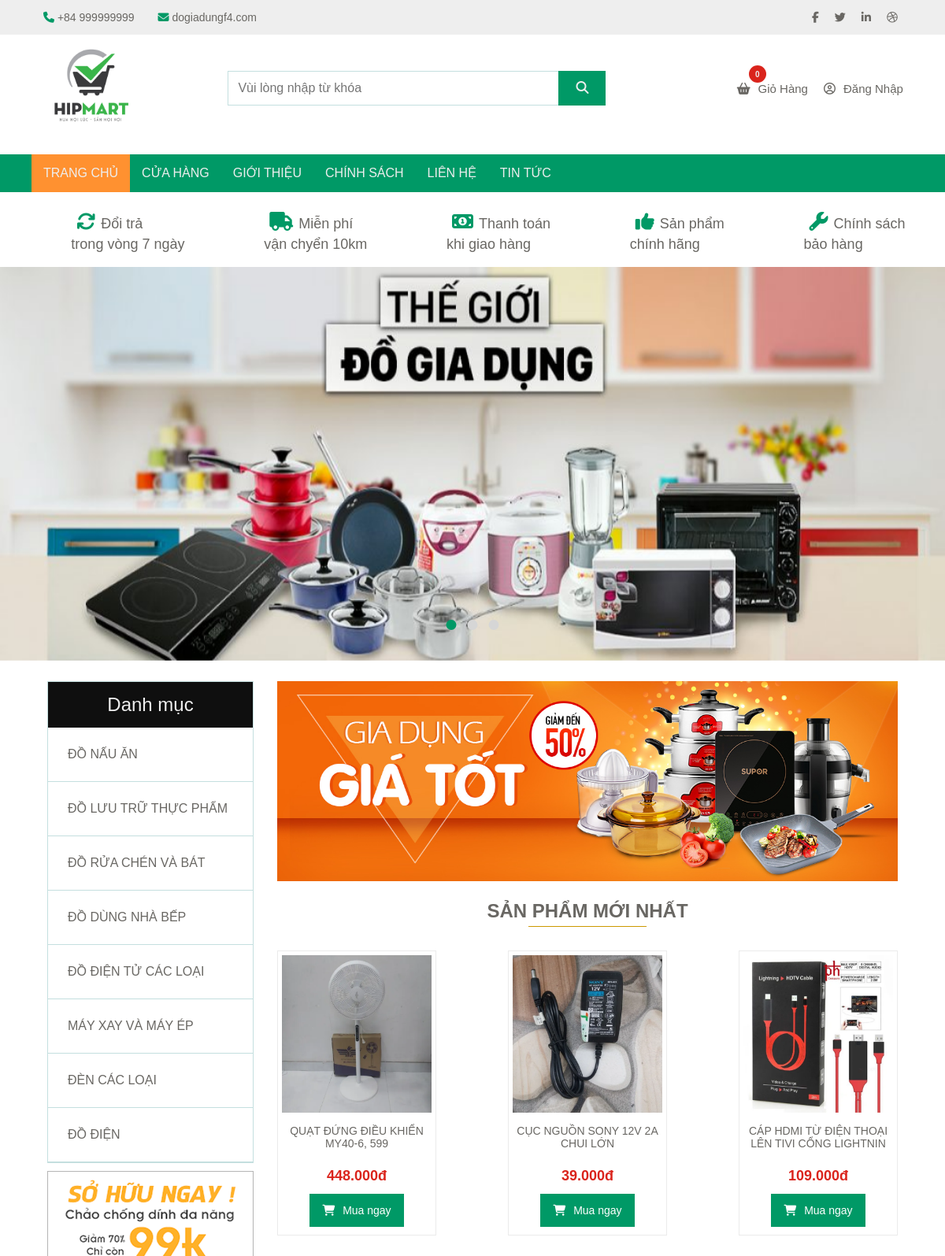
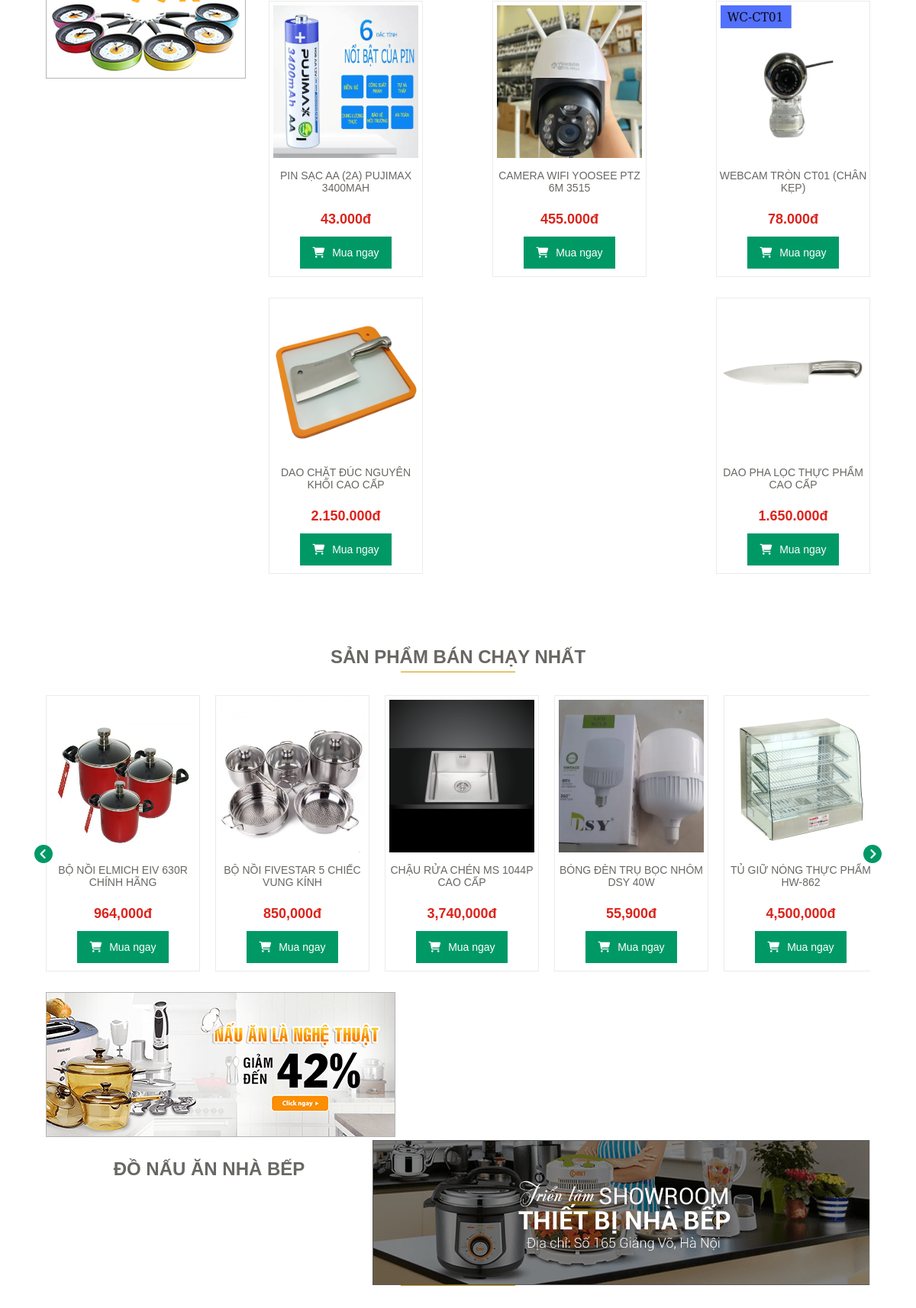
The app's page /Webdogiadung/index.php (upper part) with its own data (2 pictures, top to bottom).
### tables this page shows
CREATE TABLE `categorys` (
  `CategoryID` int(11) NOT NULL,
  `Catename` varchar(45) NOT NULL,
  `Status` bit(5) NOT NULL,
  `TypeID` int(11) NOT NULL,
  `Description` varchar(100) NOT NULL
);

CREATE TABLE `products` (
  `ProductID` int(11) NOT NULL,
  `Name` varchar(45) NOT NULL,
  `price` float NOT NULL,
  `Status` bit(5) NOT NULL,
  `CategoryID` int(11) NOT NULL,
  `Description` varchar(500) NOT NULL,
  `Image` varchar(50) NOT NULL,
  `Creatdate` timestamp NULL DEFAULT current_timestamp(),
  `Totalbuy` float NOT NULL
);

### Webdogiadung/index.php (the view, shortened to what this page needs)
<?php
include_once('Header.php');
include('toast.php');
?>
<?php
include_once('Menu.php');
?>
<section id="slider_top">
    <div class="slider_container">
        <ul class="slider">
            <li><i class="fa fa-refresh"></i><span>Đổi trả <br>trong vòng 7 ngày</span></li>
            <li><i class="fa fa-truck"></i><span>Miễn phí <br>vận chyển 10km</span></li>
            <li><i class="fa fa-money"></i><span>Thanh toán <br>khi giao hàng</span></li>
            <li><i class="fa fa-thumbs-up"></i><span>Sản phẩm <br>chính hãng</span></li>
            <li><i class="fa fa-wrench"></i><span>Chính sách <br>bảo hàng</span></li>
        </ul>
    </div>
</section>
<?php
include_once('Banner.php');
?>
<section id="main_conten ">
    <div class="container_main">
        <div class="left_menu wow fadeInLeft">
            <?php
            include_once('Category.php');
            ?>
            <div class="img_left">
                <img src="./Image/Product/thum1.jpg" alt="">
            </div>
        </div>
        <?php
        require_once 'Ketnoi.php';
        $sql = "SELECT * FROM products ORDER BY Creatdate DESC LIMIT 8";
        $result = mysqli_query($conn, $sql);
        if ($result && mysqli_num_rows($result) > 0) {
            echo '<div class="product wow fadeInDown">';
            echo '<img src="./Image/Banner/ma-giam-gia-adayroi-do-gia-dung.jpg" width="100%" alt="">';
            echo '<div class="product_highly">';
            echo '<div class="product_title">';
            echo '<h3>Sản phẩm mới nhất</h3>';
            echo '</div>';
            echo '<div class="product_cart wow fadeInDown">';
            while ($row = mysqli_fetch_assoc($result)) {
                $tensanpham = $row["Name"];
                $image = $row['Image'];
                $gia = $row['price'];
                echo '<div class="cart_item">';
                echo '<img src="./Image/Product/' . $image . '" alt="' . $tensanpham . '">';
                echo '<a href="product_deltail.php?ProductID=' . $row["ProductID"] . '">' . $tensanpham . '</a><br>';
                echo '<span>' . number_format($gia,0,'.','.') . 'đ</span>';
                echo '<a class="add" href="cart.php?ProductID=' . $row["ProductID"] . '"><i class="fa fa-shopping-cart"></i>Mua ngay</a>';
                echo '<input type="submit" value="Xem Chi Tiết"></input>';
                echo '</div>';
            }
            echo '</div>';
            echo '</div>';
            echo '</div>';
        } else {
            echo "Không tìm thấy sản phẩm nào.";
        }
        ?>
    </div>
    <div class="Banner_main wow fadeInDown">
    </div>
    <?php include('sanphambanchay.php') ?>
    <?php include('banner_banchay.php') ?>
    <?php include('sanphamnoi.php') ?>
</section>
<?php
include_once('Footer.php');
?>

### Webdogiadung/Category.php (shortened to what this page needs)
<div class="category">
                    <h2>Danh mục </h2>
                    <ul class="categories_item">
                        <?php
                            require_once 'Ketnoi.php';
                            $sql = "SELECT * FROM `categorys`";
                            $query = mysqli_query($conn, $sql);
                            foreach ($query as $r) {
                            ?>
                                <li><a  href="product.php?CategoryID=<?php echo $r["CategoryID"] ?> "><?php echo $r["Catename"] ?></a></li>
                            <?php
                            }
                        ?>
                    </ul>
                </div>

### Webdogiadung/sanphambanchay.php
<div class="new">
                <div class="product_new ">
                    <div class="product_title">
                        <h3>Sản phẩm Bán chạy nhất</h3>
                    </div>
                    <div class="product_newcart owl-carousel owl-theme wow fadeInDown">
                        <?php
                        require_once('Ketnoi.php');
                        $sql = 'SELECT * FROM products ORDER BY Totalbuy DESC LIMIT 10';
                        $result = mysqli_query($conn, $sql);
                        if ($result && mysqli_num_rows($result) > 0) {
                            while ($row = mysqli_fetch_assoc($result)) {
                                $tensanpham = $row["Name"];
                                $image = $row['Image'];
                                $gia = $row['price'];
                        ?>
                            <div class=" cart_item ">
                                <img src="./Image/Product/<?php echo $image; ?>" alt="<?php echo $tensanpham; ?>">
                                <a href="product_deltail.php?ProductID=<?php echo $row["ProductID"] ?>"><?php echo $tensanpham; ?></a> <br>
                                <span><?php echo number_format($gia); ?>đ</span>
                                <a class="add" href="cart.php?ProductID=<?php echo $row["ProductID"]?>"><i class="fa fa-shopping-cart"></i>Mua ngay</a>
                            </div>
                        <?php
                            }
                        } else {
                            echo "Không tìm thấy sản phẩm bán chạy nào.";
                        }
                        ?>
                    </div>
                </div>
            </div>

### Webdogiadung/Css/style.css (style rules this page uses)
body { padding: 0; margin: 0; box-sizing: border-box; font-family: 'Quicksand', sans-serif; }
.slider { display: flex; justify-content: space-around; align-items: center; flex-wrap: wrap; list-style: none; font-size: 18px; color: #696763; }
.slider li i { margin: 7px; color: #009966; font-size: 24px; }
.container_main { display: flex; justify-content: space-between; align-items: stretch; gap: 30px; margin-top: 26px; overflow: hidden; }
.category { width: 260px; border: 1px solid #c4dfdf; margin-left: 60px; padding: 0; }
.category h2 { width: 100%; text-align: center; background-color: #0f0f0f; margin: 0; padding: 15px; font-size: 24px; box-sizing: border-box; overflow: hidden; color: #eeeeee; font-weight: 100; }
.categories_item { margin: 0; box-sizing: border-box; overflow: hidden; width: 100%; padding: 0; }
.categories_item li a { text-decoration: none; color: #696763; text-align: center; font-size: 16px; text-transform: uppercase; }
.categories_item li { list-style: none; width: 100%; overflow: hidden; margin: 0; padding: 25px; border-bottom: 1px solid #c4dfdf; }
.product { flex-grow: 1; padding-right: 60px; height: auto; margin: 0; }
.product img { display: flex; align-items: center; justify-content: center; }
.product_title { position: relative; }
.product_title h3 { text-align: center; text-transform: uppercase; font-size: 24px; color: #696763; }
.product_cart { display: flex; justify-content: space-between; align-items: center; gap: 10px; flex-wrap: wrap; flex-direction: row; float: left; }
.img_left { margin-left: 60px; margin-top: 10px; }
.cart_item { border: 1px solid #ebebeb; height: 360px; text-align: center; display: block; width: 200px; margin-bottom: 17px; overflow: hidden; transition: box-shadow 0.3s ease-in-out; }
.cart_item img { width: 190px; overflow: hidden; height: 200px; display: flex; justify-content: center; align-items: center; padding: 5px; transition: transform 0.3s ease-in-out; }
.cart_item a i { margin-right: 10px; }
.cart_item a { text-decoration: none; font-size: 14px; color: #696763; text-transform: uppercase; display: block; align-items: center; text-align: center; margin: 5px 0; padding-top: 5px; }
.cart_item span { color: #da241c; font-size: 18px; text-align: center; font-weight: 600; }
.cart_item .add { background-color: #009966; width: 60%; box-sizing: border-box; padding: 13px; text-transform: none; color: #fff; text-align: center; margin: 0 auto; margin-top: 12px; margin-bottom: 10px; }
.Banner_main { max-width: 100%; margin: 30px 60px; }
.product_new { margin-right: 60px; margin-left: 60px; }
.product_newcart { display: flex; justify-content: space-around; align-items: flex-start; gap: 20px; flex-wrap: wrap; }
.product_title h3::after { content: ""; display: block; width: 150px; clear: both; margin: 10px auto 30px; border-bottom: 1px solid #cc9900; margin-top: 5px; }

### records on screen
categorys: Catename "ĐỒ NẤU ĂN"
categorys: Catename "ĐỒ LƯU TRỮ THỰC PHẨM"
categorys: Catename "ĐỒ RỬA CHÉN VÀ BÁT"
categorys: Catename "ĐỒ DÙNG NHÀ BẾP"
categorys: Catename "ĐỒ ĐIỆN TỬ CÁC LOẠI"
categorys: Catename "MÁY XAY VÀ MÁY ÉP"
categorys: Catename "ĐÈN CÁC LOẠI"
categorys: Catename "ĐỒ ĐIỆN"
products: Image (picture), Name "QUẠT ĐỨNG ĐIỀU KHIỂN MY40-6, 599", price "448.000"
products: Image (picture), Name "CỤC NGUỒN SONY 12V 2A CHUI LỚN", price "39.000"
products: Image (picture), Name "CÁP HDMI TỪ ĐIỆN THOẠI LÊN TIVI CỔNG LIGHTNIN", price "109.000"
products: Image (picture), Name "PIN SẠC AA (2A) PUJIMAX 3400MAH", price "43.000"
products: Image (picture), Name "CAMERA WIFI YOOSEE PTZ 6M 3515", price "455.000"
products: Image (picture), Name "WEBCAM TRÒN CT01 (CHÂN KẸP)", price "78.000"
products: Image (picture), Name "DAO CHẶT ĐÚC NGUYÊN KHỐI CAO CẤP", price "2.150.000"
products: Image (picture), Name "DAO PHA LỌC THỰC PHẨM CAO CẤP", price "1.650.000"
products: Image (picture), Name "BỘ NỒI ELMICH EIV 630R CHÍNH HÃNG", price "964,000"
products: Image (picture), Name "BỘ NỒI FIVESTAR 5 CHIẾC VUNG KÍNH", price "850,000"
products: Image (picture), Name "CHẬU RỬA CHÉN MS 1044P CAO CẤP", price "3,740,000"
products: Image (picture), Name "BÓNG ĐÈN TRỤ BỌC NHÔM DSY 40W", price "55,900"
products: Image (picture), Name "TỦ GIỮ NÓNG THỰC PHẨM HW-862", price "4,500,000"

### other values on screen
totalItems($cart) "0"
